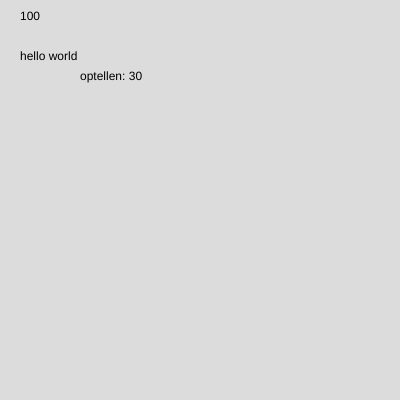
Frame 1 (no input)
Frame 60 (no input): identical to frame 1, image omitted
Frame 120 (the mouse pressed at the canvas centre since frame 60): identical to frame 1, image omitted

The p5.js sketch that drew this single still picture (run headless with seeded random() and noise() and a simulated clock; from frame 60 on, the mouse is pressed at the canvas centre):

// p5.js sketch
// ── sketch.js
function setup() {
  createCanvas(400, 400);
}


 
function draw() {
  background(220);
  let x = 100  
  text(x,20,20)
  let greeting = "hello world"
  text(greeting,20,60)
  let a = 20
  let b = 10
  let optellen = a + b
  text("optellen: " + optellen,80,80)
  
}
